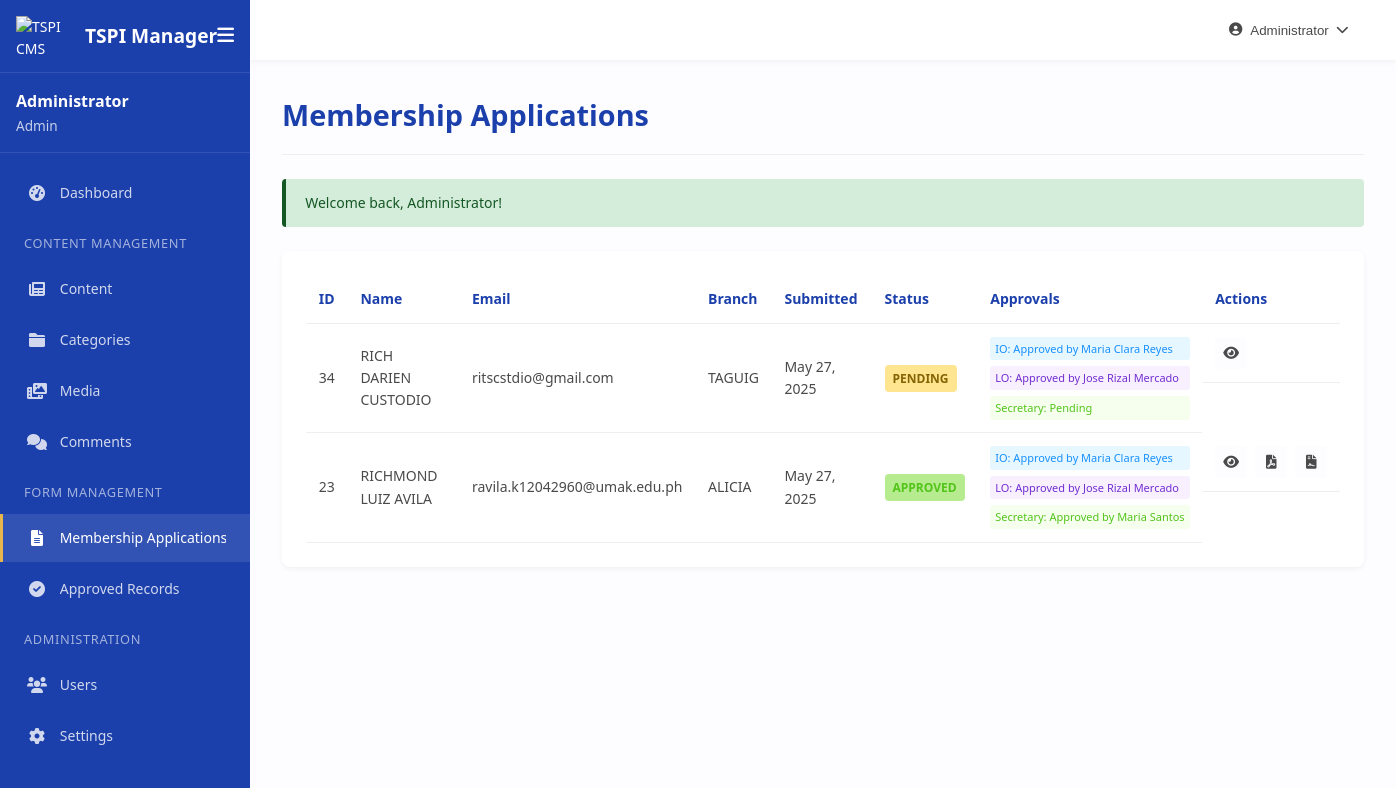
Page /admin/applications.php (signed in) on the committed database.
### tables this page shows
CREATE TABLE `members_information` (
  `id` int(11) NOT NULL,
  `fk_user_id` int(11) DEFAULT NULL,
  `branch` varchar(100) NOT NULL,
  `cid_no` varchar(50) NOT NULL,
  `center_no` varchar(50) DEFAULT NULL,
  `blip_mc` varchar(6) DEFAULT NULL,
  `lpip_mc` varchar(6) DEFAULT NULL,
  `lmip_mc` varchar(6) DEFAULT NULL,
  `plans` longtext DEFAULT NULL CHECK (json_valid(`plans`)),
  `classification` longtext DEFAULT NULL CHECK (json_valid(`classification`)),
  `first_name` varchar(100) NOT NULL,
  `middle_name` varchar(100) DEFAULT NULL,
  `last_name` varchar(100) NOT NULL,
  `gender` varchar(10) DEFAULT NULL,
  `civil_status` varchar(20) DEFAULT NULL,
  `birthdate` date NOT NULL,
  `age` int(11) NOT NULL DEFAULT 0,
  `birth_place` varchar(100) DEFAULT NULL,
  `email` varchar(255) NOT NULL,
  `cell_phone` varchar(20) DEFAULT NULL,
  `contact_no` varchar(20) DEFAULT NULL,
  `nationality` varchar(50) DEFAULT NULL,
  `id_number` varchar(50) DEFAULT NULL,
  `other_valid_ids` longtext DEFAULT NULL CHECK (json_valid(`other_valid_ids`)),
  `mothers_maiden_last_name` varchar(100) DEFAULT NULL,
  `mothers_maiden_first_name` varchar(100) DEFAULT NULL,
  `mothers_maiden_middle_name` varchar(100) DEFAULT NULL,
  `present_address` varchar(255) DEFAULT NULL,
  `present_brgy_code` varchar(50) DEFAULT NULL,
  `present_zip_code` varchar(20) DEFAULT NULL,
  `permanent_address` varchar(255) DEFAULT NULL,
  `permanent_brgy_code` varchar(50) DEFAULT NULL,
  `permanent_zip_code` varchar(20) DEFAULT NULL,
  `home_ownership` varchar(50) DEFAULT NULL,
  `length_of_stay` int(11) DEFAULT NULL,
  `primary_business` varchar(255) DEFAULT NULL,
  `years_in_business` int(11) DEFAULT NULL,
  `business_address` text DEFAULT NULL,
  `other_income_source_1` varchar(255) DEFAULT NULL,
  `other_income_source_2` varchar(255) DEFAULT NULL,
  `other_income_source_3` varchar(255) DEFAULT NULL,
  `other_income_source_4` varchar(255) DEFAULT NULL,
  `spouse_name` varchar(255) DEFAULT NULL,
  `spouse_birthdate` date DEFAULT NULL,
  `spouse_occupation` varchar(255) DEFAULT NULL,
  `spouse_id_number` varchar(100) DEFAULT NULL,
  `spouse_age` int(11) DEFAULT NULL,
  `beneficiary_fn_1` varchar(100) DEFAULT NULL,
  `beneficiary_ln_1` varchar(100) DEFAULT NULL,
  `beneficiary_mi_1` varchar(10) DEFAULT NULL,
  `beneficiary_birthdate_1` date DEFAULT NULL,
  `beneficiary_gender_1` char(1) DEFAULT NULL,
  `beneficiary_relationship_1` varchar(100) DEFAULT NULL,
  `beneficiary_dependent_1` tinyint(1) NOT NULL DEFAULT 0,
  `beneficiary_fn_2` varchar(100) DEFAULT NULL,
  `beneficiary_ln_2` varchar(100) DEFAULT NULL,
  `beneficiary_mi_2` varchar(10) DEFAULT NULL,
  `beneficiary_birthdate_2` date DEFAULT NULL,
  `beneficiary_gender_2` char(1) DEFAULT NULL,
  `beneficiary_relationship_2` varchar(100) DEFAULT NULL,
  `beneficiary_dependent_2` tinyint(1) NOT NULL DEFAULT 0,
  `beneficiary_fn_3` varchar(100) DEFAULT NULL,
  `beneficiary_ln_3` varchar(100) DEFAULT NULL,
  `beneficiary_mi_3` varchar(10) DEFAULT NULL,
  `beneficiary_birthdate_3` date DEFAULT NULL,
  `beneficiary_gender_3` char(1) DEFAULT NULL,
  `beneficiary_relationship_3` varchar(100) DEFAULT NULL,
  `beneficiary_dependent_3` tinyint(1) NOT NULL DEFAULT 0,
  `beneficiary_fn_4` varchar(100) DEFAULT NULL,
  `beneficiary_ln_4` varchar(100) DEFAULT NULL,
  `beneficiary_mi_4` varchar(10) DEFAULT NULL,
  `beneficiary_birthdate_4` date DEFAULT NULL,
  `beneficiary_gender_4` char(1) DEFAULT NULL,
  `beneficiary_relationship_4` varchar(100) DEFAULT NULL,
  `beneficiary_dependent_4` tinyint(1) NOT NULL DEFAULT 0,
  `beneficiary_fn_5` varchar(100) DEFAULT NULL,
  `beneficiary_ln_5` varchar(100) DEFAULT NULL,
  `beneficiary_mi_5` varchar(10) DEFAULT NULL,
  `beneficiary_birthdate_5` date DEFAULT NULL,
  `beneficiary_gender_5` char(1) DEFAULT NULL,
  `beneficiary_relationship_5` varchar(100) DEFAULT NULL,
  `beneficiary_dependent_5` tinyint(1) NOT NULL DEFAULT 0,
  `trustee_name` varchar(255) DEFAULT NULL,
  `trustee_birthdate` date DEFAULT NULL,
  `trustee_relationship` varchar(100) DEFAULT NULL,
  `member_name` varchar(255) DEFAULT NULL,
  `sig_beneficiary_name` varchar(255) DEFAULT NULL,
  `member_signature` varchar(255) DEFAULT NULL,
  `beneficiary_signature` varchar(255) DEFAULT NULL,
  `disclaimer_agreement` tinyint(1) NOT NULL DEFAULT 1,
  `valid_id_path` varchar(255) DEFAULT NULL,
  `spouse_valid_id_path` varchar(255) DEFAULT NULL,
  `status` enum('pending','approved','rejected') NOT NULL DEFAULT 'pending',
  `io_approved` enum('pending','approved','rejected') NOT NULL DEFAULT 'pending',
  `io_name` varchar(255) DEFAULT NULL,
  `io_signature` varchar(255) DEFAULT NULL,
  `io_approval_date` timestamp NULL DEFAULT NULL,
  `io_notes` text DEFAULT NULL,
  `lo_approved` enum('pending','approved','rejected') NOT NULL DEFAULT 'pending',
  `lo_name` varchar(255) DEFAULT NULL,
  `lo_signature` varchar(255) DEFAULT NULL,
  `lo_approval_date` timestamp NULL DEFAULT NULL,
  `secretary_approved` enum('pending','approved','rejected') NOT NULL DEFAULT 'pending',
  `secretary_name` varchar(100) DEFAULT NULL,
  `secretary_signature` varchar(255) DEFAULT NULL,
  `secretary_comments` text DEFAULT NULL,
  `secretary_approval_date` timestamp NULL DEFAULT NULL,
  `lo_notes` text DEFAULT NULL,
  `created_at` timestamp NOT NULL DEFAULT current_timestamp()
);

### admin/applications.php (the view, shortened to what the rows shown need)
<?php
$body_class = "admin-applications-page";
require_once '../includes/config.php';
$stmt = $pdo->query("SELECT * FROM members_information ORDER BY created_at DESC");
$applications = $stmt->fetchAll(PDO::FETCH_ASSOC);
?>
<!DOCTYPE html>
<html lang="en">
<head>
    <link rel="stylesheet" href="https://cdnjs.cloudflare.com/ajax/libs/font-awesome/6.0.0/css/all.min.css">
    <link rel="stylesheet" href="../assets/css/admin.css">
</head>
<body class="<?php echo $body_class; ?>">
    <div class="admin-container">
        <?php include 'includes/sidebar.php'; ?>
        <main class="admin-main">
            <?php include 'includes/header.php'; ?>
            <div class="content-container dashboard-container">
                <div class="page-header">
                    <h1>Membership Applications</h1>
                </div>
                <div class="dashboard-section">
                    <div class="table-responsive">
                        <table>
                            <thead>
                                <tr>
                                    <th>ID</th>
                                    <th>Name</th>
                                    <th>Email</th>
                                    <th>Branch</th>
                                    <th>Submitted</th>
                                    <th>Status</th>
                                    <th>Approvals</th>
                                    <th>Actions</th>
                                </tr>
                            </thead>
                            <tbody>
                                <?php if (empty($applications)): ?>
                                    <tr>
                                        <td colspan="8">No applications found.</td>
                                    </tr>
                                <?php else: ?>
                                    <?php foreach ($applications as $app): ?>
                                    <tr>
                                        <td><?php echo $app['id']; ?></td>
                                        <td><?php echo htmlspecialchars($app['first_name'] . ' ' . $app['last_name']); ?></td>
                                        <td><?php echo htmlspecialchars($app['email']); ?></td>
                                        <td><?php echo !empty($app['branch']) ? htmlspecialchars($app['branch']) : 'Not Assigned'; ?></td>
                                        <td><?php echo date('M j, Y', strtotime($app['created_at'])); ?></td>
                                        <td>
                                            <span class="status-badge status-<?php echo strtolower($app['status']); ?>">
                                                <?php echo ucfirst($app['status']); ?>
                                            </span>
                                        </td>
                                        <td>
                                            <div class="approval-badges">
                                                <span class="badge-io status-<?php echo strtolower($app['io_approved']); ?>">
                                                    IO: <?php echo ucfirst($app['io_approved']); ?>
                                                    <?php if ($app['io_approved'] === 'approved'): ?>
                                                        by <?php echo htmlspecialchars($app['io_name']); ?>
                                                    <?php endif; ?>
                                                </span>
                                                <span class="badge-lo status-<?php echo strtolower($app['lo_approved']); ?>">
                                                    LO: <?php echo ucfirst($app['lo_approved']); ?>
                                                    <?php if ($app['lo_approved'] === 'approved'): ?>
                                                        by <?php echo htmlspecialchars($app['lo_name']); ?>
                                                    <?php endif; ?>
                                                </span>
                                                <span class="badge-secretary status-<?php echo strtolower($app['secretary_approved'] ?: 'pending'); ?>">
                                                    Secretary: <?php echo ucfirst($app['secretary_approved'] ?: 'Pending'); ?>
                                                    <?php if ($app['secretary_approved'] === 'approved'): ?>
                                                        by <?php echo htmlspecialchars($app['secretary_name']); ?>
                                                    <?php endif; ?>
                                                </span>
                                            </div>
                                        </td>
                                        <td class="actions">
                                            <a href="view_application.php?id=<?php echo $app['id']; ?>" class="btn-icon" title="View"><i class="fas fa-eye"></i></a>
                                            <?php if ($app['status'] === 'approved' && $app['io_approved'] === 'approved' &&
                                                     $app['lo_approved'] === 'approved' && $app['secretary_approved'] === 'approved'): ?>
                                                <a href="generate_application_pdf.php?id=<?php echo $app['id']; ?>&mode=preview" class="btn-icon" title="View Application Form"><i class="fas fa-file-pdf"></i></a>
                                                <a href="generate_final_report.php?id=<?php echo $app['id']; ?>&mode=preview" class="btn-icon" title="View Report"><i class="fas fa-file-contract"></i></a>
                                            <?php endif; ?>
                                        </td>
                                    </tr>
                                    <?php endforeach; ?>
                                <?php endif; ?>
                            </tbody>
                        </table>
                    </div>
                </div>
            </div>
        </main>
    </div>
</body>
</html>

### admin/includes/sidebar.php (shortened to what the rows shown need)
<?php
$current_admin = get_admin_user();
?>
<aside class="admin-sidebar">
    <div class="sidebar-user">
        <div class="user-info">
            <span class="user-name"><?php echo $current_admin ? sanitize($current_admin['name']) : 'Guest'; ?></span>
            <span class="user-role"><?php echo $current_admin ? ucfirst(sanitize($current_admin['role'])) : ''; ?></span>
        </div>
    </div>
</aside>

### admin/includes/header.php (shortened to what the rows shown need)
<header class="admin-header">
    <div class="header-right">
        <div class="dropdown">
            <button class="header-user-btn">
                <i class="fas fa-user-circle"></i>
                <span><?php echo $current_admin ? sanitize($current_admin['name']) : 'Guest'; ?></span>
                <i class="fas fa-chevron-down"></i>
            </button>
        </div>
    </div>
</header>

### rows in the picture
members_information: id "34", first_name+last_name "RICH DARIEN CUSTODIO", email "ritscstdio@gmail.com", branch "TAGUIG", created_at "May 27, 2025", status "PENDING", io_approved "Approved", io_name "Maria Clara Reyes", lo_approved "Approved", lo_name "Jose Rizal Mercado", secretary_approved "Pending"
members_information: id "23", first_name+last_name "RICHMOND LUIZ AVILA", email "ravila.k12042960@umak.edu.ph", branch "ALICIA", created_at "May 27, 2025", status "APPROVED", io_approved "Approved", io_name "Maria Clara Reyes", lo_approved "Approved", lo_name "Jose Rizal Mercado", secretary_approved "Approved", secretary_name "Maria Santos"

### other values in the picture
$current_admin['name'] "Administrator"
$current_admin['role'] "Admin"
$message "Welcome back, Administrator!"
